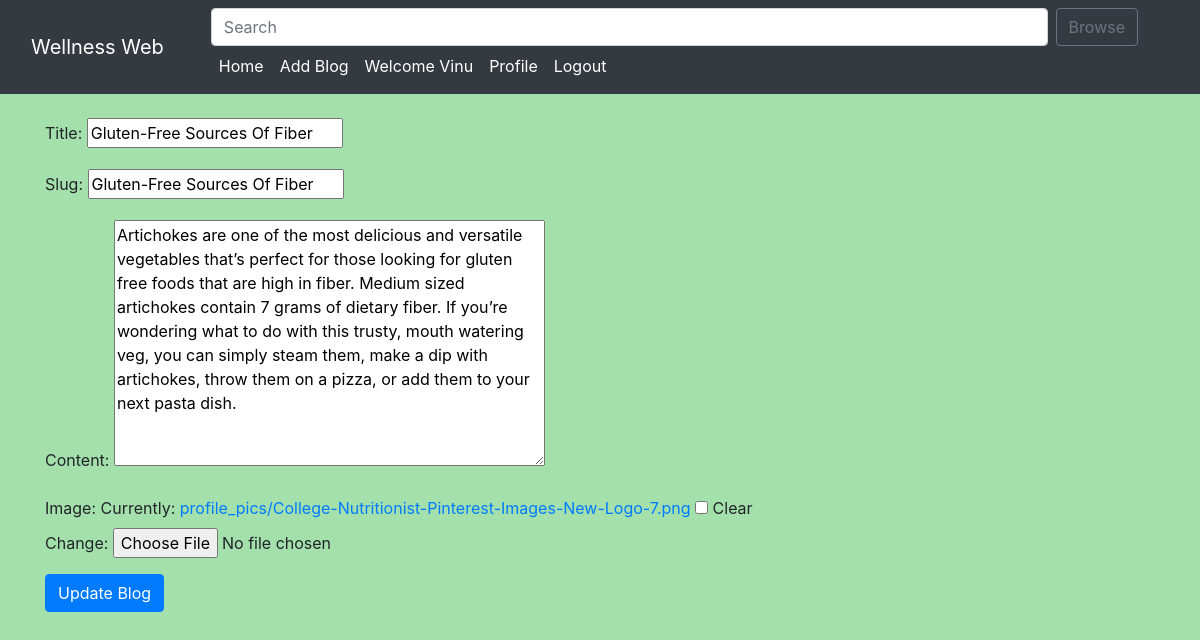
The app's page /edit_blog_post/Gluten-Free Sources Of Fiber/ (signed in) with its own data.
### home/models.py (models this page shows, shortened)
class BlogPost(models.Model):
    title=models.CharField(max_length=255)
    author= models.ForeignKey(User, on_delete=models.CASCADE)
    slug=models.CharField(max_length=130)
    content=models.TextField()
    image = models.ImageField(upload_to="profile_pics", blank=True, null=True)
    dateTime=models.DateTimeField(auto_now_add=True)

### home/views.py (the view)
# urls.py: path("edit_blog_post/<str:slug>/", UpdatePostView.as_view(), name="edit_blog_post"),
class UpdatePostView(UpdateView):
    model = BlogPost
    template_name = 'edit_blog_post.html'
    fields = ['title', 'slug', 'content', 'image']

### home/templates/edit_blog_post.html (shortened to what this page needs)
{% extends 'base.html' %} {% block title %} Edit Blog Post {% endblock %}
{% block css %} {% endblock %} {% block body %}
<form enctype="multipart/form-data" method="POST">
  <div class="container mt-4">
    {{ form.as_p }}
    <button class="btn btn-primary">Update Blog</button>
  </div>
</form>
{% endblock %}

### home/templates/base.html (shortened to what this page needs)
<!DOCTYPE html>
<html lang="en">
<head>
    <link
        href="//maxcdn.bootstrapcdn.com/bootstrap/4.1.1/css/bootstrap.min.css"
        rel="stylesheet"
        id="bootstrap-css"
    />
    <link
        href="https://cdn.jsdelivr.net/npm/bootstrap@5.0.2/dist/css/bootstrap.min.css"
        rel="stylesheet"
    />
    <link
        rel="stylesheet"
        href="https://maxcdn.bootstrapcdn.com/bootstrap/4.0.0/css/bootstrap.min.css"
    />
</head>
<body>
<nav class="navbar navbar-expand-lg navbar-dark bg-dark sticky-top">
    <div class="container-fluid">
        <a class="navbar-brand" href="#">Wellness Web</a>
        <div class="collapse navbar-collapse" id="navbarSupportedContent">
            <div class="container mx-3">
              <form class="search-form d-flex" method="POST" action="/search/">
                <input
                        class="form-control me-2"
                        type="search"
                        placeholder="Search"
                        name="searched"
                        id="searched"
                        aria-label="Search"
                />
                <button
                        href="/search/"
                        class="btn btn-outline-secondary"
                        type="submit"
                >
                    Browse
                </button>
            </form>
                <ul class="navbar-nav me-auto mb-2 mb-lg-0">
                    <li class="nav-item">
                        <a
                                class="nav-link {% block homeactive %} {% endblock %}"
                                aria-current="page"
                                href="/"
                        >Home</a
                        >
                    </li>
                    {% if user.is_authenticated %}
                    <li class="nav-item">
                        <a
                                class="nav-link {% block add_blogs_active %} {% endblock %}"
                                href="/add_blogs/"
                        >Add Blog</a
                        >
                    </li>
                    <li class="nav-item">
                        <a class="nav-link active" href="#">Welcome {{request.user}}</a>
                    </li>
                    <li class="nav-item">
                        <a
                                class="nav-link {% block profileactive %} {% endblock %}"
                                href="/profile/"
                        >Profile</a
                        >
                    </li>
                    <li class="nav-item">
                        <a class="nav-link" href="/logout/">Logout</a>
                    </li>
                    {% endif %}
                </ul>
            </div>
        </div>
    </div>
</nav>
{% block body %} {% endblock %}
</body>
</html>

### records on screen
BlogPost: title "Gluten-Free Sources Of Fiber", slug "Gluten-Free Sources Of Fiber", content "Artichokes are one of the most delicious and versatile vegetables that’s perfect for those looking for gluten free foods that are high in fiber. Medium sized artichokes contain 7 grams of dietary fiber. If you’re wondering what to do with this trusty, mouth watering veg, you can simply steam them, make a dip with artichokes, throw them on a pizza, or add them to your next pasta dish."

### other values on screen
{{ request.user }} "Vinu"
